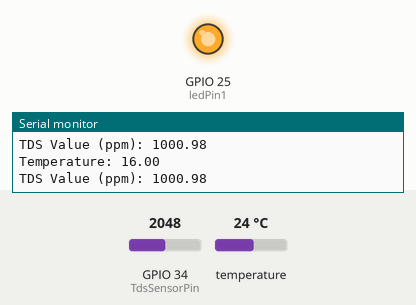
Recording of a sketch running on a simulated ESP32. Parts: output pins drawn as LEDs (lit = HIGH), the last lines printed to the serial monitor. The inputs (shaded band) are chosen by the test bench; at power-on: temperature 24 °C, GPIO 34 (TdsSensorPin) = 2048. WiFi joins after 1.5 s; servers stay silent unless stated.

Above: at 4.9 s.
5.0 s: temperature set to 32.3 °C
6.7 s: temperature set to 33.3 °C
At 8.7 s:
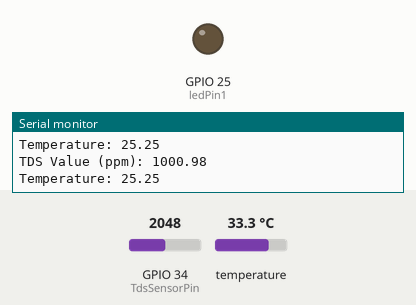
9.0 s: temperature set to 12 °C
At 10.3 s:
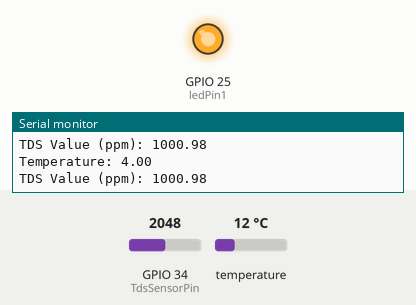
Timing chart, 0 to 12.0 s (numbered marks = the images above; inputs shaded):
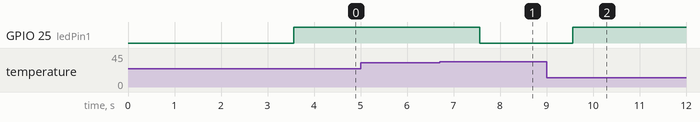

The sketch:

TDS_Blynk.ino
```cpp
// See the Device Info tab, or Template settings
#define BLYNK_TEMPLATE_ID "your template ID"
#define BLYNK_TEMPLATE_NAME "your template name"
#define BLYNK_AUTH_TOKEN "your device token"

// Uncomment this line if you're using a DS18B20 temperature sensor
#define DS18B20_SENSOR_PIN 18  // Ganti dengan pin GPIO yang Anda gunakan

#include <WiFi.h>
#include <WiFiClient.h>
#include <BlynkSimpleEsp32.h>
#include <OneWire.h>
#include <DallasTemperature.h>

char auth[] = BLYNK_AUTH_TOKEN;

// Your WiFi credentials.
// Set password to "" for open networks.
char ssid[] = "your wifi ssid";
char pass[] = "your wifi passwaord";

BlynkTimer timer;

#define TdsSensorPin 34  // Ganti dengan pin GPIO yang Anda gunakan
float vRef = 5.0;  // Tegangan referensi ADC (V)

const int ledPin1 = 25;  // Pin untuk LED 1
const int ledPin2 = 26;  // Pin untuk LED 2

// Sensor DS18B20
OneWire oneWire(DS18B20_SENSOR_PIN);
DallasTemperature sensors(&oneWire);
float temperature = 0.0;
float factor = 0.0;

void readAndSendTdsData() {
  int rawValue = analogRead(TdsSensorPin);  // Baca nilai analog dari sensor TDS

  // Konversi nilai analog ke tegangan (V)
  float voltage = rawValue * (vRef / 1023.0);

  // Konversi tegangan ke nilai TDS (contoh konversi sederhana)
  float tdsValue = voltage * 100;  // Contoh konversi sederhana (harap sesuaikan sesuai karakteristik sensor)

  Serial.print("TDS Value (ppm): ");
  Serial.println(tdsValue, 2);

  Blynk.virtualWrite(V0, tdsValue);  // Mengirim nilai TDS ke server Blynk

  // Mengirim notifikasi ke V1 berdasarkan nilai TDS
  if (tdsValue > 600) {
    Blynk.virtualWrite(V1, "Air Kotor");
  } else {
    Blynk.virtualWrite(V1, "Air Bersih");
  }
}

void readAndSendTemperature() {
  sensors.requestTemperatures();  // Mengirim perintah untuk membaca suhu
  temperature = sensors.getTempCByIndex(0) - 8;  // Mendapatkan suhu dalam derajat Celsius

  Serial.print("Temperature: ");
  Serial.println(temperature, 2);

  Blynk.virtualWrite(V2, temperature);  // Mengirim nilai suhu ke server Blynk

  if (temperature < 25) {
    digitalWrite(ledPin1, HIGH);
    digitalWrite(ledPin2, LOW);
    Blynk.virtualWrite(V3, HIGH);  // Mengirim status LED 1 ke V3
    Blynk.virtualWrite(V4, LOW);   // Mengirim status LED 2 ke V4
  } else if (temperature > 30) {
    digitalWrite(ledPin1, LOW);
    digitalWrite(ledPin2, HIGH);
    Blynk.virtualWrite(V3, LOW);   // Mengirim status LED 1 ke V3
    Blynk.virtualWrite(V4, HIGH);  // Mengirim status LED 2 ke V4
  } else {
    digitalWrite(ledPin1, LOW);
    digitalWrite(ledPin2, LOW);
    Blynk.virtualWrite(V3, LOW);   // Mengirim status LED 1 ke V3
    Blynk.virtualWrite(V4, LOW);   // Mengirim status LED 2 ke V4
  }
}

void setup() {
  pinMode(25, OUTPUT);  // Set pin 25 as output for future use
  Serial.begin(115200);
  Blynk.begin(auth, ssid, pass);

  // Setup timer untuk pemanggilan fungsi setiap detik
  timer.setInterval(1000L, readAndSendTdsData);
  timer.setInterval(1000L, readAndSendTemperature);  // Ganti interval sesuai kebutuhan
}

void loop() {
  Blynk.run();
  timer.run();
}
```

Measured:
- the behaviour switches between 32.9 and 33 °C on temperature (found by bisection; images 0 and 1)
- after the input at 6.7 s, GPIO 25 (ledPin1): HIGH → LOW after 0.87 s
- after the input at 9.0 s, GPIO 25 (ledPin1): LOW → HIGH after 0.57 s
